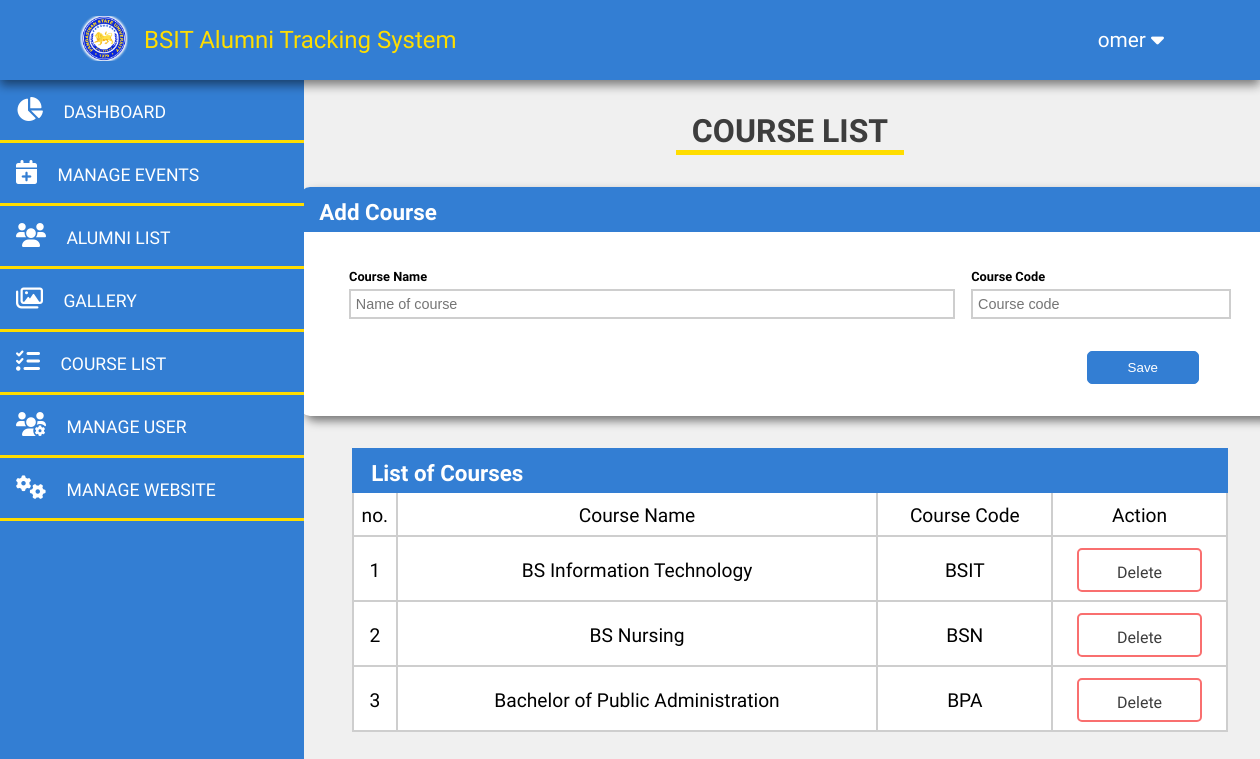
Before: /admin/index.php?page=manage-course (signed in) with the older database file.
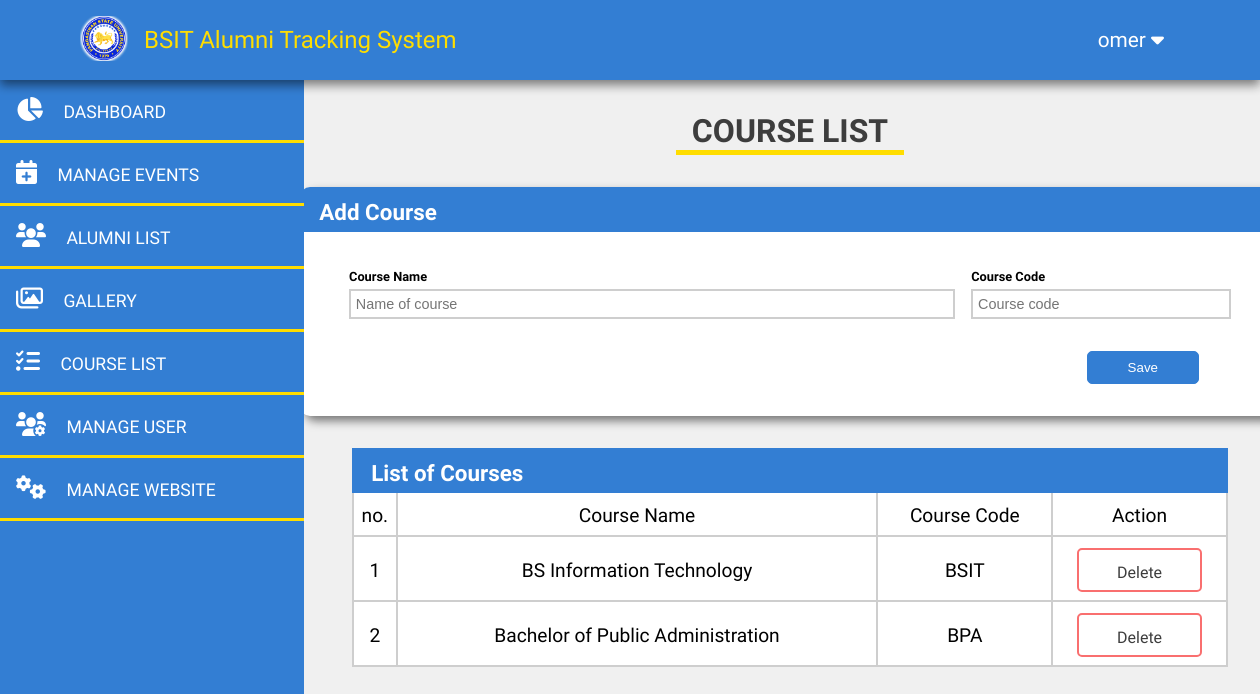
After: the same page with the newer database file.
### tables this page shows
CREATE TABLE `course` (
  `id` int(11) NOT NULL,
  `course_name` varchar(100) NOT NULL,
  `course_code` varchar(50) NOT NULL
);

### admin/manage-course.php (the view, shortened to what this page needs)
<div class="course-list">
  <h1 class="section-name">COURSE LIST</h1>
</div>
<?php $courses = fetchAllCourse($pdo); ?>
<div class="add-course-container">
  <div class="add-course manage-table">
    <div class="table-head">
      <h3 class="table-name">Add Course</h3>
    </div>
    <form action="" method="post" class="add-course-form">
      <div class="form-groups">
        <div class="form-group course-name">
          <label for="course_name" class="label-name">Course Name</label>
          <input type="text" name="course_name" class="input" placeholder="Name of course" required>
        </div>
        <div class="form-group course-code">
          <label for="course_code" class="label-name">Course Code</label>
          <input type="text" name="course_code" class="input" placeholder="Course code" required>
        </div>
      </div>
      <div class="form-submit">
        <input type="submit" value="Save" class="button1 add-form-btn" name="submit_course">
      </div>
    </form>
  </div>
</div>
<div class="manage-table courses">
  <div class="table-head">
    <h3 class="table-name">List of Courses</h3>
  </div>
  <div class="table-content">
    <div class="table-data">
      <div class="column no">no.</div>
      <div class="column title">Course Name</div>
      <div class="column code">Course Code</div>
      <div class="column action head">Action</div>
    </div>
    <?php
    $no = 0;
    foreach ($courses as $course) :
      $no++;
    ?>
      <div class="table-data">
        <div class="column no"><?= $no ?></div>
        <div class="column title"><?= $course->course_name ?></div>
        <div class="column code"><?= $course->course_code ?></div>
        <div class="column action head">
          <a class="alumni-action button-danger" href="<?php ROOT_URL ?>index.php?page=manage-course&delete-course=<?= $course->id ?>">Delete</a>
        </div>
      </div>
    <?php endforeach; ?>
  </div>
</div>
<?php
function fetchAllCourse($pdo) {
  $query = "SELECT * FROM course";
  $stmt = $pdo->prepare($query);
  if ($stmt->execute()) {
    return $stmt->fetchAll(PDO::FETCH_OBJ);
  } else {
    echo 'error fetch';
  }
}
?>

Changed rows visible on the page:
removed course: course_name "BS Nursing", course_code "BSN"
